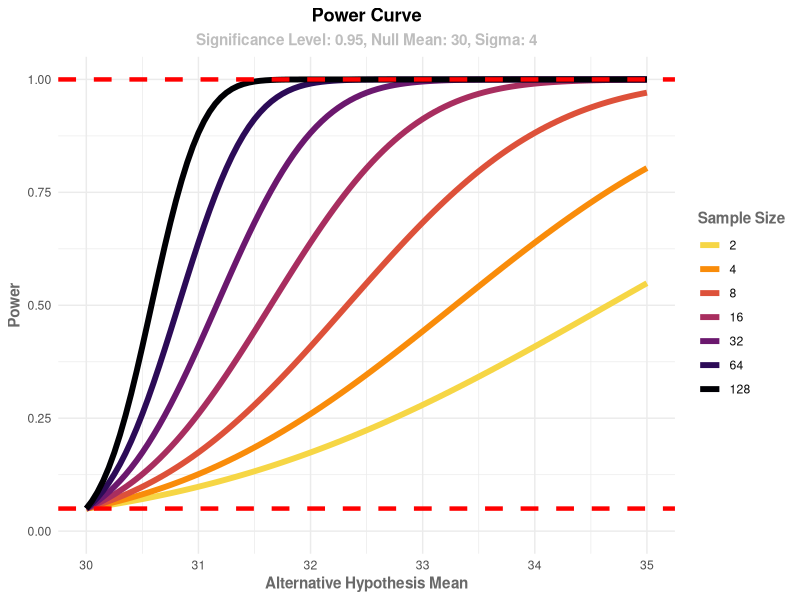

Source code (R):
### Packages ----------------------------------------------------------------

library(ggplot2)
library(dplyr)
library(reshape2)


### Calculating Power -------------------------------------------------------

# Parameters to calculate Power
alpha = 0.05
mu0 = 30
sigma = 4
z = qnorm(1 - alpha)

sample_size <- local({
        k <- 1:7
        2 ^ k
        
})

alternative_mean <- seq(30, 35, by = .05)

power <- sapply(sample_size,
                FUN = \(n)
                {
                        pnorm(
                                mu0 + z * sigma / sqrt(n),
                                mean = alternative_mean,
                                sd = sigma / sqrt(n),
                                lower.tail = FALSE
                        )
                })

colnames(power) <- as.character(sample_size)

df <-
        as.data.frame(cbind("altMean" = alternative_mean,
                            power)) |>
        melt(id.vars = "altMean",
             value.name = "power",
             variable.name = "sampleSize") |>
        mutate(sampleSize = ordered(sampleSize))


# Power Curve Plot --------------------------------------------------------

ggplot(data = df,
       mapping = aes(x = altMean, y = power, col = sampleSize)) +
        geom_line(size = 2) +
        geom_hline(
                yintercept = 0.05,
                color = "red",
                size = 1.5,
                linetype = "dashed"
        ) +
        geom_hline(
                yintercept = 1,
                color = "red",
                size = 1.5,
                linetype = "dashed"
        ) +
        coord_cartesian(ylim = c(0, 1), expand = T) +
        labs(
                title = "Power Curve",
                subtitle = "Significance Level: 0.95, Null Mean: 30, Sigma: 4",
                x = "Alternative Hypothesis Mean",
                y = "Power",
                col = "Sample Size"
        ) +
        scale_color_viridis_d(direction = -1,
                              option = "inferno",
                              end = .9) +
        theme_minimal() +
        theme(
                plot.title = element_text(face = "bold", hjust = .5),
                plot.subtitle = element_text(
                        face = "bold",
                        hjust = .5,
                        color = "gray"
                ),
                axis.title.x = element_text(face = "bold",
                                            color = "dimgrey"),
                axis.title.y = element_text(face = "bold",
                                            color = "dimgrey"),
                legend.title = element_text(face = "bold",
                                            color = "dimgrey"),
                legend.text = element_text(color = "gray4")
        ) 